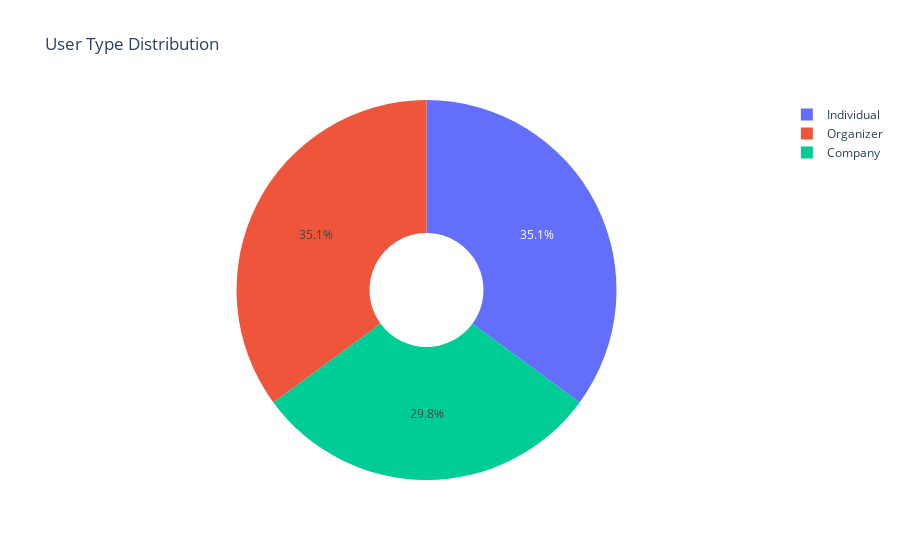

Notebook source saved alongside this figure:
### Markdown cell above
#### - User Type Distribution : 
A pie chart depicting the proportion of Individual Customers, Corporate Customers, and Organizers.

### Code cell
# User Type Distribution
user_type_distribution_query = """
SELECT 
    UserType,
    COUNT(*) AS UserCount
FROM User
GROUP BY UserType
ORDER BY UserCount DESC;
"""

# Fetch Data
user_type_df = run_query(user_type_distribution_query)

# Create Pie Chart
user_fig_pie = px.pie(
    user_type_df,
    names="UserType",
    values="UserCount",
    title="User Type Distribution",
    hole=0.3  # Adjust for a donut chart effect
)

# Show Pie Chart
user_fig_pie.show()

### Figure 1 — Plotly figure (JSON) as saved in the notebook; plotly's stock layout.template omitted (floating-point values rounded to 4 significant figures)
{"data": [{"domain": {"x": [0, 1], "y": [0, 1]}, "hole": 0.3, "hovertemplate": "UserType=%{label}<br>UserCount=%{value}<extra></extra>", "labels": ["Individual", "Organizer", "Company"], "legendgroup": "", "name": "", "showlegend": true, "type": "pie", "values": [20, 20, 17]}], "layout": {"autosize": true, "legend": {"tracegroupgap": 0}, "title": {"text": "User Type Distribution"}}}
